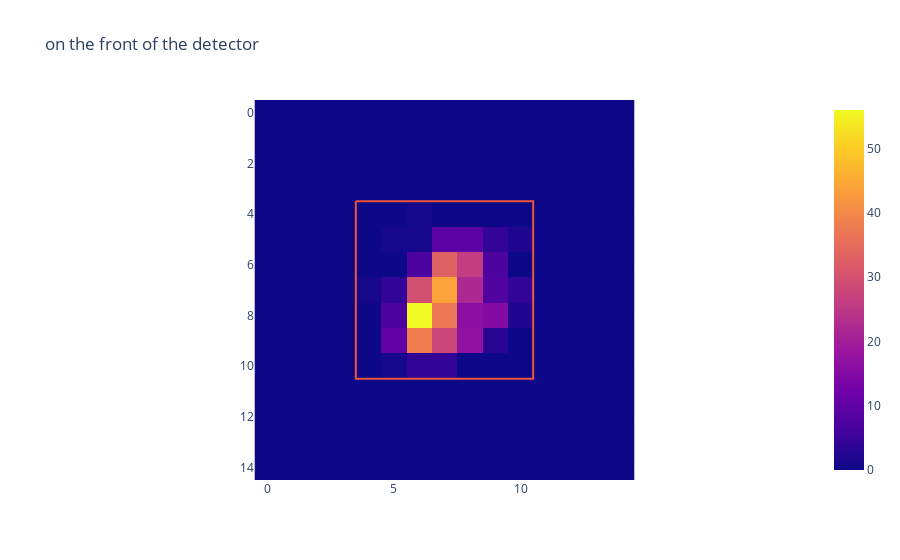
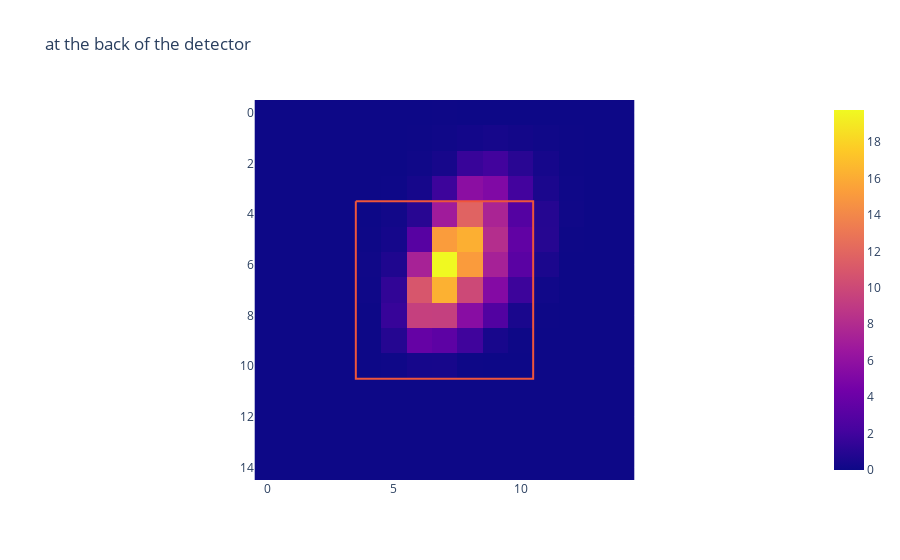

The code cell stored with these charts, in order, in its notebook:
### Code cell
# grid of 4x4 xrays positions per pixel
# this will get very big very fast
counts4, eff4 = project_probability(s1_vector2, pixel_array2, (px_x, px_y), padding, numMC,4)
print('efficiency', eff4)

### Figure 1 — Plotly figure (JSON) as saved in the notebook; plotly's stock layout.template omitted (floating-point values rounded to 4 significant figures; data arrays with more than 128 entries replaced by an {"elided": "..."} marker saying what was removed)
{"data": [{"coloraxis": "coloraxis", "hovertemplate": "x: %{x}<br>y: %{y}<br>color: %{z}<extra></extra>", "name": "0", "type": "heatmap", "xaxis": "x", "yaxis": "y", "z": {"elided": "15x15 int values"}}, {"mode": "lines", "type": "scatter", "x": [3.5, 10.5, 10.5, 3.5, 3.5], "y": [3.5, 3.5, 10.5, 10.5, 3.5]}], "layout": {"coloraxis": {"cmax": 56, "cmin": 0, "colorscale": [[0, "#0d0887"], [0.1111, "#46039f"], [0.2222, "#7201a8"], [0.3333, "#9c179e"], [0.4444, "#bd3786"], [0.5556, "#d8576b"], [0.6667, "#ed7953"], [0.7778, "#fb9f3a"], [0.8889, "#fdca26"], [1, "#f0f921"]]}, "title": {"text": "on the front of the detector"}, "xaxis": {"anchor": "y", "constrain": "domain", "domain": [0, 1], "scaleanchor": "y"}, "yaxis": {"anchor": "x", "autorange": "reversed", "constrain": "domain", "domain": [0, 1]}}}

### Figure 2 — Plotly figure (JSON) as saved in the notebook; plotly's stock layout.template omitted (floating-point values rounded to 4 significant figures; data arrays with more than 128 entries replaced by an {"elided": "..."} marker saying what was removed)
{"data": [{"coloraxis": "coloraxis", "hovertemplate": "x: %{x}<br>y: %{y}<br>color: %{z}<extra></extra>", "name": "0", "type": "heatmap", "xaxis": "x", "yaxis": "y", "z": {"elided": "15x15 float values"}}, {"mode": "lines", "type": "scatter", "x": [3.5, 10.5, 10.5, 3.5, 3.5], "y": [3.5, 3.5, 10.5, 10.5, 3.5]}], "layout": {"coloraxis": {"cmax": 19.76, "cmin": 0, "colorscale": [[0, "#0d0887"], [0.1111, "#46039f"], [0.2222, "#7201a8"], [0.3333, "#9c179e"], [0.4444, "#bd3786"], [0.5556, "#d8576b"], [0.6667, "#ed7953"], [0.7778, "#fb9f3a"], [0.8889, "#fdca26"], [1, "#f0f921"]]}, "title": {"text": "at the back of the detector"}, "xaxis": {"anchor": "y", "constrain": "domain", "domain": [0, 1], "scaleanchor": "y"}, "yaxis": {"anchor": "x", "autorange": "reversed", "constrain": "domain", "domain": [0, 1]}}}
